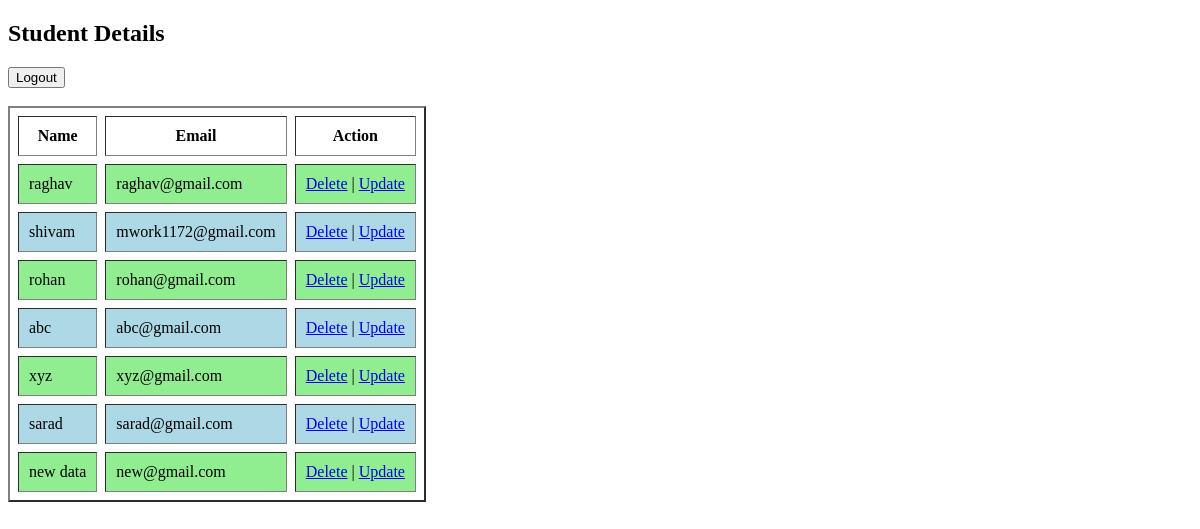
Page /details/ (signed in) on the earlier database version.
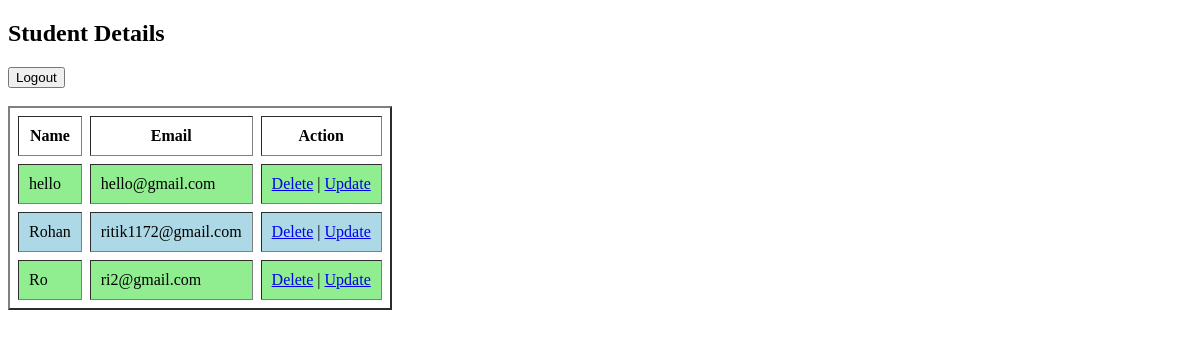
Same page on the later database version.
### myapp/models.py (models this page shows, shortened)
class Student(models.Model):
    name = models.CharField(max_length=100);
    password = models.CharField(max_length=100);
    email = models.EmailField(unique=True);

### myapp/views.py (the view)
# urls.py: path('details/', views.details, name="details"),
@login_required(login_url="login")
def details(request):
    students = Student.objects.all()
    return render(request, "details.html", {
        "students": students
    })

### myapp/templates/details.html (shortened to what this page needs)
<!DOCTYPE html>
<html lang="en">
<head>
</head>
<body>
    <h2>Student Details</h2>
    <a href="{% url 'logout' %}">
        <button>Logout</button>
    </a>
    <br><br>
    <table border="2" cellpadding="10" cellspacing="8">
        <tr>
            <th>Name</th>
            <th>Email</th>
            <th>Action</th>
        </tr>
        {% for s in students %}
        <tr style="background-color: {% cycle 'lightgreen' 'lightblue' %}">
            <td>{{ s.name }}</td>
            <td>{{ s.email }}</td>
            <td>
                <a href="{% url 'delete_student' s.id %}">Delete</a> |
                <a href="{% url 'update_student' s.id %}">Update</a>
            </td>
        </tr>
        {% empty %}
        <tr>
            <td colspan="3">No students found.</td>
        </tr>
        {% endfor %}
    </table>
</body>
</html>

Differences in the rows shown:
removed Student: name "raghav", email "raghav@gmail.com"
removed Student: name "shivam", email "mwork1172@gmail.com"
removed Student: name "rohan", email "rohan@gmail.com"
removed Student: name "abc", email "abc@gmail.com"
removed Student: name "xyz", email "xyz@gmail.com"
removed Student: name "sarad", email "sarad@gmail.com"
removed Student: name "new data", email "new@gmail.com"
added Student: name "hello", email "hello@gmail.com"
added Student: name "Rohan", email "ritik1172@gmail.com"
added Student: name "Ro", email "ri2@gmail.com"
